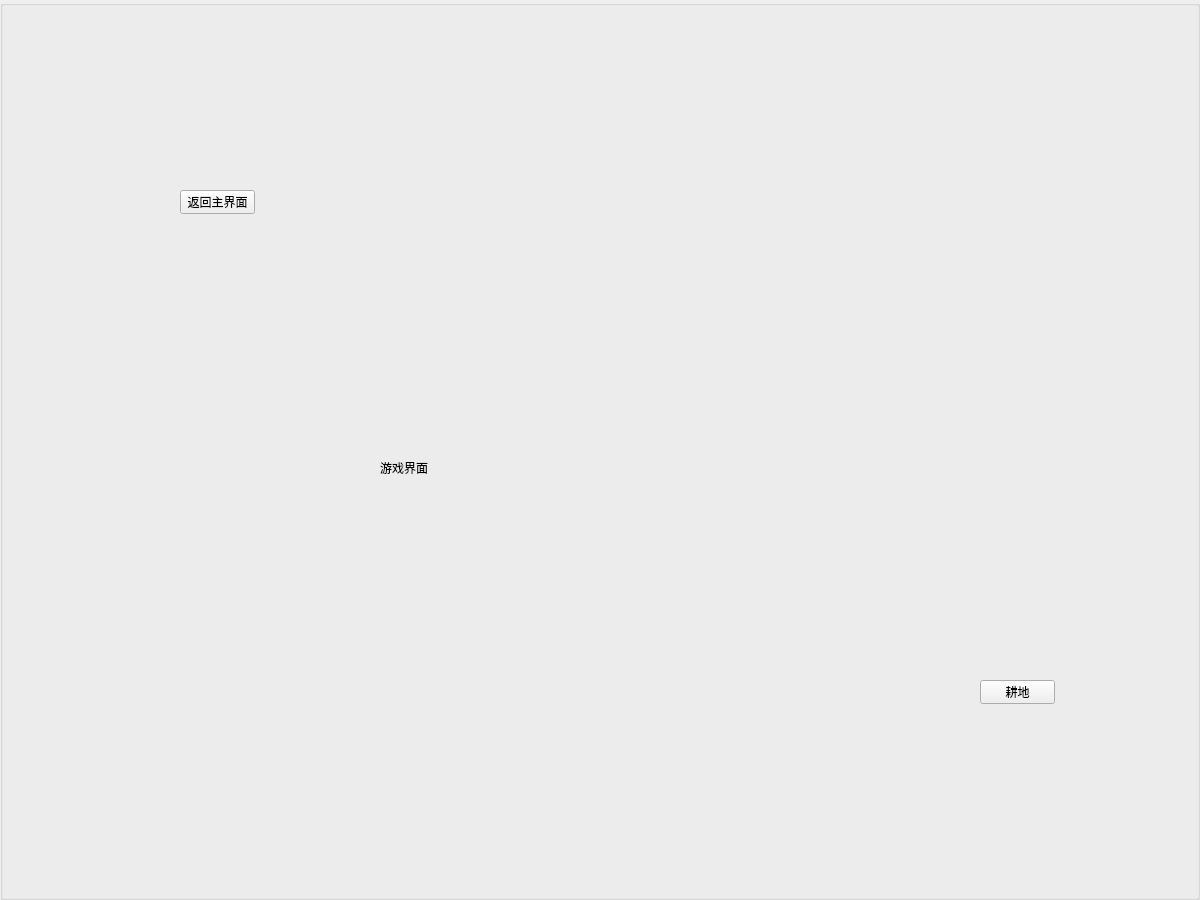
<?xml version="1.0" encoding="UTF-8"?>
<ui version="4.0">
 <class>gamewindow</class>
 <widget class="QGroupBox" name="gamewindow">
  <property name="geometry">
   <rect>
    <x>0</x>
    <y>0</y>
    <width>1200</width>
    <height>900</height>
   </rect>
  </property>
  <property name="minimumSize">
   <size>
    <width>1200</width>
    <height>900</height>
   </size>
  </property>
  <property name="maximumSize">
   <size>
    <width>1200</width>
    <height>900</height>
   </size>
  </property>
  <property name="windowTitle">
   <string>GroupBox</string>
  </property>
  <widget class="QLabel" name="label">
   <property name="geometry">
    <rect>
     <x>380</x>
     <y>460</y>
     <width>53</width>
     <height>16</height>
    </rect>
   </property>
   <property name="text">
    <string>游戏界面</string>
   </property>
  </widget>
  <widget class="QPushButton" name="pushButton">
   <property name="geometry">
    <rect>
     <x>980</x>
     <y>680</y>
     <width>75</width>
     <height>24</height>
    </rect>
   </property>
   <property name="text">
    <string>耕地</string>
   </property>
  </widget>
  <widget class="QPushButton" name="pushButton_2">
   <property name="geometry">
    <rect>
     <x>180</x>
     <y>190</y>
     <width>75</width>
     <height>24</height>
    </rect>
   </property>
   <property name="text">
    <string>返回主界面</string>
   </property>
  </widget>
 </widget>
 <resources/>
 <connections/>
</ui>
